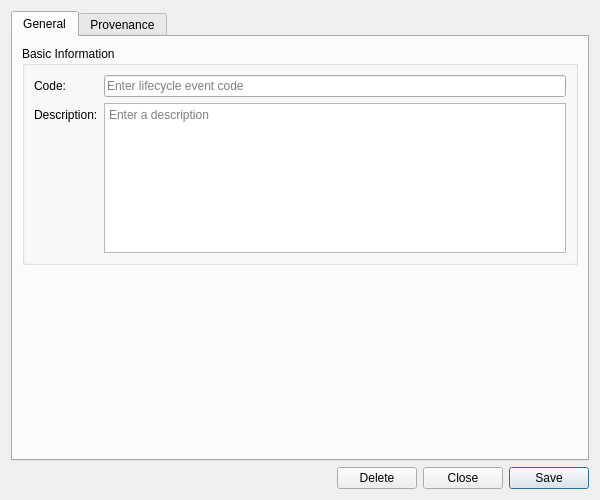
<?xml version="1.0" encoding="UTF-8"?>
<ui version="4.0">
 <class>LifecycleEventDetailDialog</class>
 <widget class="QWidget" name="LifecycleEventDetailDialog">
  <property name="geometry">
   <rect>
    <x>0</x>
    <y>0</y>
    <width>600</width>
    <height>500</height>
   </rect>
  </property>
  <property name="sizePolicy">
   <sizepolicy hsizetype="Preferred" vsizetype="Preferred">
    <horstretch>0</horstretch>
    <verstretch>0</verstretch>
   </sizepolicy>
  </property>
  <property name="minimumSize">
   <size>
    <width>600</width>
    <height>500</height>
   </size>
  </property>
  <property name="windowTitle">
   <string>Lifecycle Event Details</string>
  </property>
  <layout class="QVBoxLayout" name="verticalLayout">
   <item>
    <widget class="QTabWidget" name="tabWidget">
     <property name="currentIndex"><number>0</number></property>
     <widget class="QWidget" name="generalTab">
      <attribute name="title"><string>General</string></attribute>
      <layout class="QVBoxLayout" name="generalLayout">
       <item>
        <widget class="QGroupBox" name="basicInfoGroup">
         <property name="title">
          <string>Basic Information</string>
         </property>
         <layout class="QFormLayout" name="formLayout">
          <item row="0" column="0">
           <widget class="QLabel" name="labelCode">
            <property name="text">
             <string>Code:</string>
            </property>
           </widget>
          </item>
          <item row="0" column="1">
           <widget class="QLineEdit" name="codeEdit">
            <property name="placeholderText">
             <string>Enter lifecycle event code</string>
            </property>
            <property name="readOnly">
             <bool>true</bool>
            </property>
           </widget>
          </item>
          <item row="1" column="0">
           <widget class="QLabel" name="labelDescription">
            <property name="text">
             <string>Description:</string>
            </property>
           </widget>
          </item>
          <item row="1" column="1">
           <widget class="QPlainTextEdit" name="descriptionEdit">
            <property name="minimumSize">
             <size>
              <width>0</width>
              <height>80</height>
             </size>
            </property>
            <property name="maximumSize">
             <size>
              <width>16777215</width>
              <height>150</height>
             </size>
            </property>
            <property name="placeholderText">
             <string>Enter a description</string>
            </property>
           </widget>
          </item>
         </layout>
        </widget>
       </item>
       <item>
        <spacer name="verticalSpacer">
         <property name="orientation">
          <enum>Qt::Vertical</enum>
         </property>
         <property name="sizeHint" stdset="0">
          <size>
           <width>20</width>
           <height>40</height>
          </size>
         </property>
        </spacer>
       </item>
      </layout>
     </widget>
     <widget class="QWidget" name="provenanceTab">
      <attribute name="title"><string>Provenance</string></attribute>
      <layout class="QVBoxLayout" name="provenanceTabLayout">
       <item>
        <widget class="ores::qt::ProvenanceWidget" name="provenanceWidget" native="true"/>
       </item>
      </layout>
     </widget>
    </widget>
   </item>
   <item>
    <layout class="QHBoxLayout" name="buttonLayout">
     <item>
      <spacer name="horizontalSpacer">
       <property name="orientation">
        <enum>Qt::Horizontal</enum>
       </property>
       <property name="sizeHint" stdset="0">
        <size>
         <width>40</width>
         <height>20</height>
        </size>
       </property>
      </spacer>
     </item>
     <item>
      <widget class="QPushButton" name="deleteButton">
       <property name="text">
        <string>Delete</string>
       </property>
      </widget>
     </item>
     <item>
      <widget class="QPushButton" name="closeButton">
       <property name="text">
        <string>Close</string>
       </property>
      </widget>
     </item>
     <item>
      <widget class="QPushButton" name="saveButton">
       <property name="text">
        <string>Save</string>
       </property>
       <property name="default">
        <bool>true</bool>
       </property>
      </widget>
     </item>
    </layout>
   </item>
  </layout>
 </widget>
 <customwidgets>
  <customwidget>
   <class>ores::qt::ProvenanceWidget</class>
   <extends>QWidget</extends>
   <header>ores.qt/ProvenanceWidget.hpp</header>
  </customwidget>
 </customwidgets>
 <resources/>
 <connections/>
</ui>
